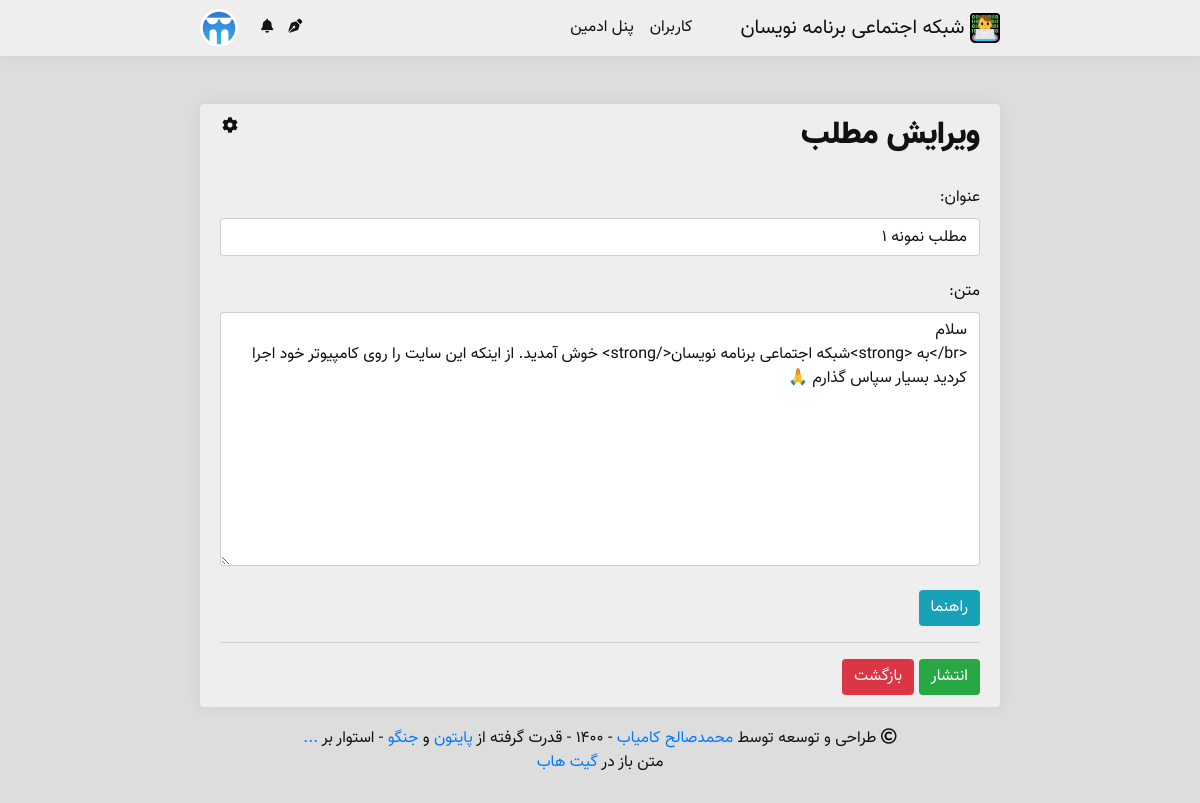
/user/post/1/edit/ (signed in), run on an earlier commit of the app's database.
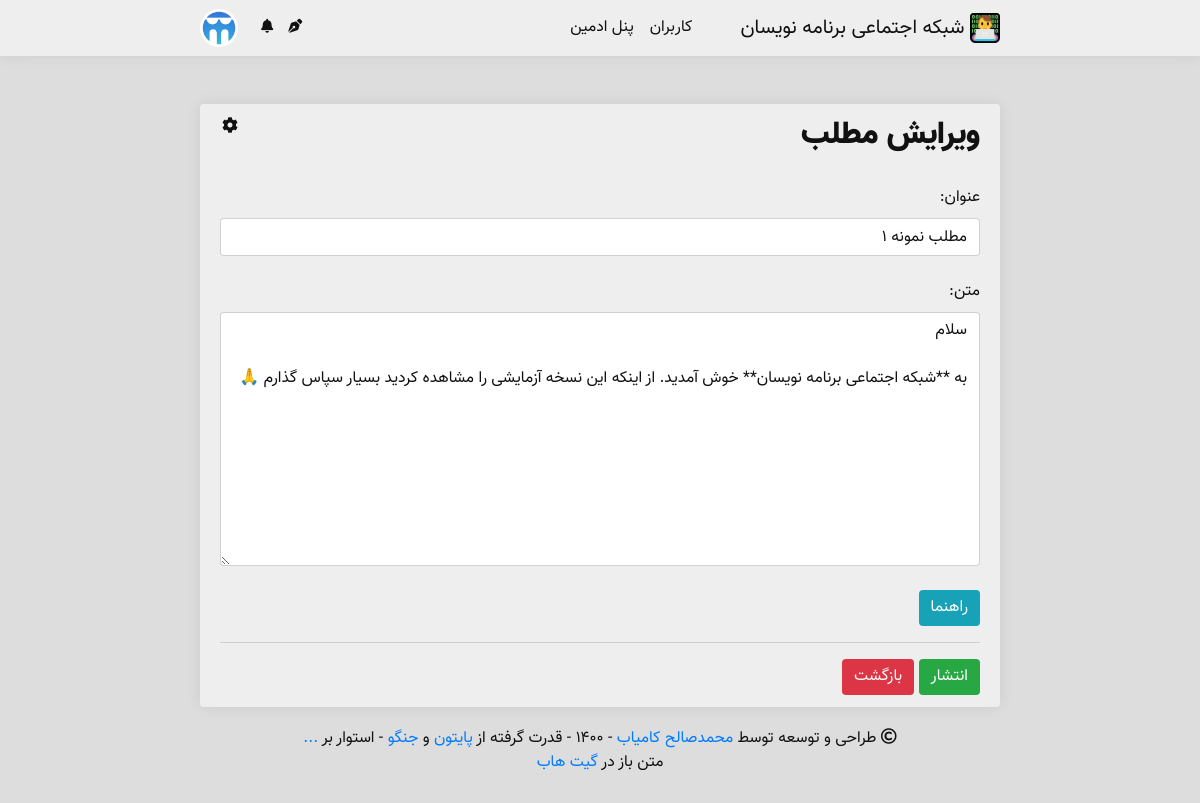
And on a later commit of the database.
### main/models.py (models this page shows, shortened)
class Post(models.Model):
    title = models.CharField(max_length = 50, verbose_name = 'عنوان')
    body = models.TextField(verbose_name = 'متن')
    cover = models.CharField(max_length = 1000, null = True, blank = True, verbose_name = 'کاور')
    category = models.CharField(max_length = 50, verbose_name = 'دسته بندی', null = True)
    short_description = models.TextField(max_length = 156, null = True, blank = True, verbose_name = 'توضیح کوتاه')
    author = models.ForeignKey('Person', on_delete = models.SET_NULL, null = True, verbose_name = 'نویسنده')
    publish_time = jmodels.jDateTimeField(default = timezone.now, verbose_name = 'زمان انتشار')
    comments = models.CharField(max_length = 10, default = '0', verbose_name = 'تعداد نظر')
    likes = models.CharField(max_length = 10, default = '0', verbose_name = 'تعداد لایک')
    views = models.CharField(max_length = 10, default = '0', verbose_name = 'تعداد بازدید')
    class Meta:
        verbose_name = 'مطلب'
        verbose_name_plural = 'مطالب'

### posts/views.py (the view)
# urls.py: path('post/<int:post_id>/edit/', views.edit_post, name = 'edit_post'),
@login_required
def edit_post(request, post_id):
    post = Post.objects.get(id = post_id) # Get the Post
    if post.author.username == request.user.username:
        if request.method == 'POST':
            form = PostForm(request.POST) # Get form
            if form.is_valid():
                title = form.cleaned_data['title'] # Read title
                body = form.cleaned_data['body'] # Read body
                cover = form.cleaned_data['cover'] # Read cover
                short_description = form.cleaned_data['short_description'] # Read short description
                category = form.cleaned_data['category'] # Read category
                post.title = title
                post.body = body
                post.cover = cover
                post.short_description = short_description
                post.category = category
                post.save() # Save it
                return HttpResponseRedirect('/user/' + post.author.username + '/post/' + str(post.id))
        else:
            form = PostForm(initial = {
                                        'title': post.title,
                                        'body': post.body,
                                        'cover': post.cover,
                                        'short_description': post.short_description,
                                        'category': post.category,
                                    })
        context = {
            'form': form,
            'post': post,
        }
        mskf.add_notification_availability_to_context(request, context)
        mskf.add_authenticated_user_to_context(request, context)
        return render(request, 'post/edit.html', context)
    mskf.add_notification_availability_to_context(request, context)
    mskf.add_authenticated_user_to_context(request, context)
    return render(request, 'pages/forbidden.html')

### posts/forms.py
class PostForm(forms.Form):
    CATEGORIES = {
        ('آموزش', 'آموزش'),
        ('مقاله', 'مقاله'),
        ('خبر', 'خبر'),
        ('پروژه', 'پروژه'),
        ('داستان', 'داستان'),
        ('غیره', 'غیره'),
    }
    title = forms.CharField(max_length = 50, widget = forms.TextInput(attrs = {'class': 'form-control'}))
    body = forms.CharField(widget = forms.Textarea(attrs = {'class': 'form-control'}))
    cover = forms.URLField(required = False, empty_value = None, widget = forms.URLInput(attrs = {'class': 'form-control', 'placeholder': 'http://', 'dir': 'ltr'}))
    short_description = forms.CharField(required = False, empty_value = None, max_length = 156, widget = forms.Textarea(attrs = {'class': 'form-control', 'aria-describedby': 'desc_help', 'rows': '2'}))
    category = forms.CharField(widget = forms.Select(choices = CATEGORIES, attrs = {'class': 'form-control'}))

### main/functions.py (called while the page is built)
    def add_authenticated_user_to_context(request, context):
        if request.user.is_authenticated:
            authenticated_user = Person.objects.get(username=request.user.username)
            context['authenticated_user'] = authenticated_user

### media/template/post/edit.html (shortened to what this page needs)
{% extends 'main.html' %}
{% load static %}
{% block body %}
    <div class="body  border-gray">
        <div class="dropdown" style="float: left;">
            <a class="text-muted" type="button" onclick="openModal('setting')">
                <p class="options"><i class="fas fa-cog"></i></p>
            </a>
        </div>
        <h2>ویرایش مطلب</h2><br/>
        <form method="post">
            <label>عنوان:</label>
            {{ form.title }}
            <br/>
            <label>متن:</label><br/>
            {{ form.body }}
            <br/>
            <button type="button" class="btn btn-info border-gray" onclick="openModal('help')">
                راهنما
            </button>
            <br/><hr/>
                <button type="button" class="btn btn-success  border-gray" onclick="openModal('publish')">
                    انتشار
                </button>
                <a href="{% url 'person:profile_detail' user.username %}"><button type="button" class="btn btn-danger  border-gray">بازگشت</button></a>
        </form>
    </div>
{% endblock %}

What changed in the data, as far as the page shows it:
changed Post "مطلب نمونه 1": body "سلام <br/>به <strong>شبکه اجتماعی برنامه نویسان</strong> خوش آمدید. از اینکه این سایت را روی کامپیوتر خود اجرا کردید بسیار سپاس گذارم 🙏" → "سلام به **شبکه اجتماعی برنامه نویسان** خوش آمدید. از اینکه این نسخه آزمایشی را مشاهده کردید بسیار سپاس گذارم 🙏"
